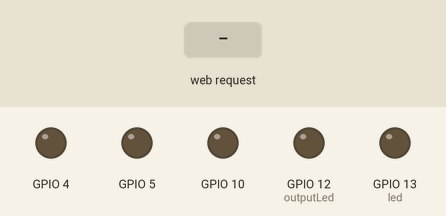
Recording of a sketch running on a simulated ESP8266 (NodeMCU). Parts: output pins drawn as LEDs (lit = HIGH). The inputs (shaded band) are chosen by the test bench. WiFi joins after 1.5 s; servers stay silent unless stated; what the sketch prints to the serial monitor is not drawn.

Above: at 2.7 s.
2.8 s: HTTP request GET /relay1 received
At 4.0 s:
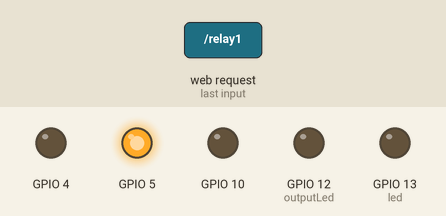
4.3 s: HTTP request GET /relay2 received
At 5.1 s:
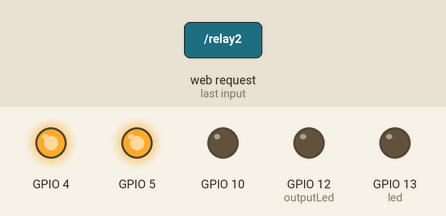
Timing chart, 0 to 7.3 s (numbered marks = the images above; inputs shaded):
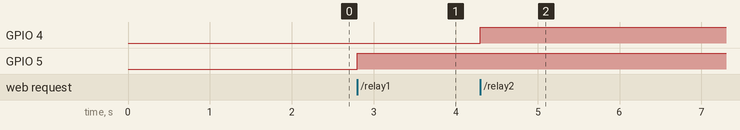

The sketch:

robo_ind_relays_dht11.ino
```cpp
#include <ESP8266WiFi.h>
#include <WiFiClient.h>
#include <ESP8266WebServer.h>
#include <ESP8266mDNS.h>
#include <DHT.h>


// Uncomment whatever type you're using!
#define DHTTYPE DHT11     // DHT 11
//#define DHTTYPE DHT22   // DHT 22, AM2302, AM2321
//#define DHTTYPE DHT21   // DHT 21, AM2301
#define DHTPIN 14
DHT dht(DHTPIN, DHTTYPE);

const char* ssid = "Vikas_PC_Network.";
const char* password = "1090298156";
float pfDew, pfHum, pfTemp, pfVcc;

ESP8266WebServer server ( 80 );

const int led = 13;
const int outputLed = 12;

void outputJson() {
  char temp[400];
  int h = dht.readHumidity();
  int t = dht.readTemperature();
  int tf = dht.readTemperature(true);
  snprintf ( temp, 400,
    "{'nodemcu' : [{'location' : 'phillaur' , 'temperatureInC' :\
    %20d , 'temperatureInF' : %20d , 'humidity':%20d }]}",
             t, tf, h);
  server.send ( 200, "text/html", temp );
}

void turnOnRelayOne(){
  digitalWrite ( outputLed, 1 );
  digitalWrite (5, HIGH); //GPIO 5 // Relay 1
  server.send ( 200, "text/html", "Relay 1 turned on." );
  digitalWrite ( outputLed, 0 );
}


void turnOnRelayTwo(){
  digitalWrite ( outputLed, 1 );
  digitalWrite (4, HIGH); //GPIO 4 // Relay 2
  server.send ( 200, "text/html", "Relay 2 turned on." );
  digitalWrite ( outputLed, 0 );
}

void handleRoot() {
  digitalWrite ( led, 1 );

  char temp[400];
  int sec = millis() / 1000;
  int min = sec / 60;
  int hr = min / 60;
  int h = dht.readHumidity();
  int t = dht.readTemperature();
  snprintf ( temp, 400,

             "<html>\
  <head>\
    <meta http-equiv='refresh' content='5'/>\
    <title>NodeMCU DHT11 Sensor and Relay Board</title>\
    <style>\
      body { background-color: #cccccc; font-family: Arial, Helvetica, Sans-Serif; Color: #000088; }\
    </style>\
  </head>\
  <body>\
  <h1>Hello from NodeMCU!</h1>\
  <p>Temperature: %20d<br>\
  Humidity: %20d %<br></p>\
    <p>Uptime: %02d:%02d:%02d</p>\
  </body>\
</html>",

             t, h,   hr, min % 60, sec % 60
           );
  server.send ( 200, "text/html", temp );
  digitalWrite ( led, 0 );
}

void handleNotFound() {
  digitalWrite ( led, 1 );
  String message = "File Not Found\n\n";
  message += "URI: ";
  message += server.uri();
  message += "\nMethod: ";
  message += ( server.method() == HTTP_GET ) ? "GET" : "POST";
  message += "\nArguments: ";
  message += server.args();
  message += "\n";

  for ( uint8_t i = 0; i < server.args(); i++ ) {
    message += " " + server.argName ( i ) + ": " + server.arg ( i ) + "\n";
  }

  server.send ( 404, "text/plain", message );
  digitalWrite ( led, 0 );
}

void setup ( void ) {
  pinMode ( led, OUTPUT );
  pinMode(10, OUTPUT);
  pinMode(5, OUTPUT);
  pinMode(4, OUTPUT);
  pinMode(outputLed, OUTPUT);
  digitalWrite ( led, 0 );
  Serial.begin ( 9600 );
  WiFi.begin ( ssid, password );
  Serial.println ( "" );

  // Wait for connection
  while ( WiFi.status() != WL_CONNECTED ) {
    delay ( 500 );
    Serial.print ( "." );
  }

  Serial.println ( "" );
  Serial.print ( "Connected to " );
  Serial.println ( ssid );
  Serial.print ( "IP address: " );
  Serial.println ( WiFi.localIP() );

  if ( MDNS.begin ( "esp8266" ) ) {
    Serial.println ( "MDNS responder started" );
  }

  server.on ( "/", handleRoot );

  server.on ( "/inline", []() {
    server.send ( 200, "text/plain", "this works as well" );
  } );
  server.on("/json", outputJson);
  server.on("/relay1", turnOnRelayOne);
  server.on("/relay2", turnOnRelayTwo);
  server.onNotFound ( handleNotFound );
  server.begin();
  Serial.println ( "HTTP server started" );
}

void loop ( void ) {
  server.handleClient();
}
```

Measured:
- after the input at 2.8 s, GPIO 5: LOW → HIGH at once
- after the input at 4.3 s, GPIO 4: LOW → HIGH at once
